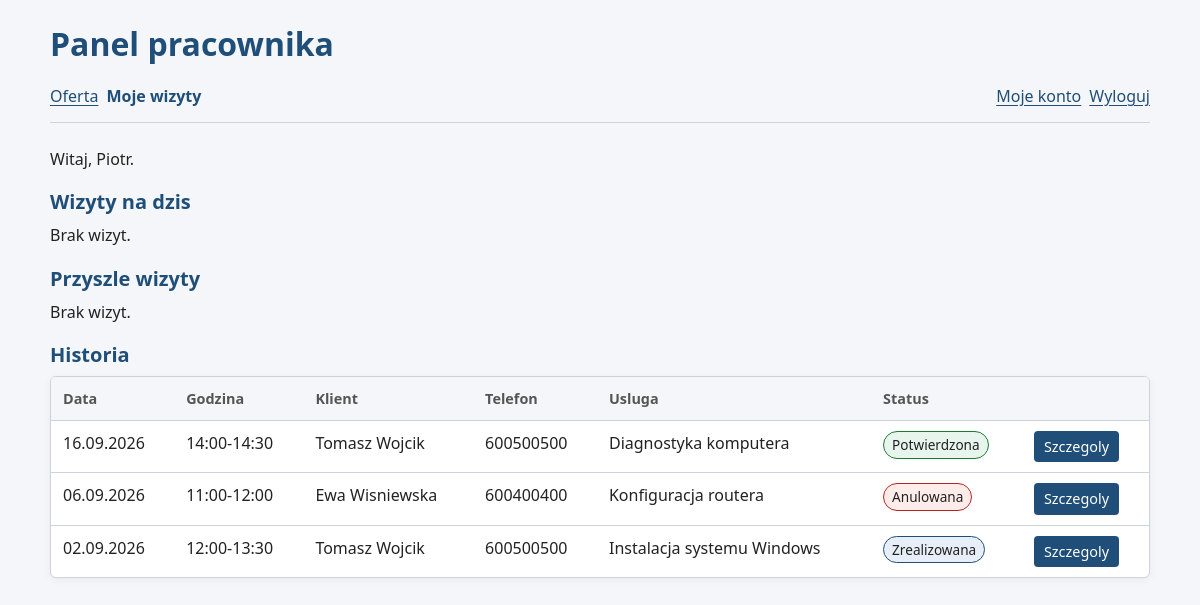
/panel_pracownika.php (signed in), run on the app's committed database.
### tables this page shows
CREATE TABLE rezerwacje (
    id INT AUTO_INCREMENT PRIMARY KEY,
    uzytkownik_id INT NOT NULL,
    pracownik_id INT NOT NULL,
    usluga_id INT NOT NULL,
    data_rezerwacji DATE NOT NULL,
    godzina_od TIME NOT NULL,
    godzina_do TIME NOT NULL,
    status ENUM('oczekujaca', 'potwierdzona', 'zrealizowana', 'anulowana') NOT NULL DEFAULT 'oczekujaca',
    komentarz TEXT,
    data_utworzenia TIMESTAMP NOT NULL DEFAULT CURRENT_TIMESTAMP,
    FOREIGN KEY (uzytkownik_id) REFERENCES uzytkownicy(id) ON DELETE RESTRICT,
    FOREIGN KEY (pracownik_id) REFERENCES pracownicy(id) ON DELETE RESTRICT,
    FOREIGN KEY (usluga_id) REFERENCES uslugi(id) ON DELETE RESTRICT,
    CHECK (godzina_do > godzina_od),
    INDEX idx_pracownik_data (pracownik_id, data_rezerwacji),
    INDEX idx_uzytkownik (uzytkownik_id)
);

CREATE TABLE uzytkownicy (
    id INT AUTO_INCREMENT PRIMARY KEY,
    imie VARCHAR(50) NOT NULL,
    nazwisko VARCHAR(50) NOT NULL,
    email VARCHAR(100) NOT NULL UNIQUE,
    haslo VARCHAR(255) NOT NULL,
    telefon VARCHAR(20),
    rola ENUM('klient', 'pracownik', 'administrator') NOT NULL DEFAULT 'klient',
    aktywny TINYINT(1) NOT NULL DEFAULT 1,
    data_utworzenia TIMESTAMP NOT NULL DEFAULT CURRENT_TIMESTAMP
);

CREATE TABLE uslugi (
    id INT AUTO_INCREMENT PRIMARY KEY,
    kategoria_id INT NOT NULL,
    nazwa VARCHAR(100) NOT NULL,
    opis TEXT,
    czas_trwania INT NOT NULL,
    cena DECIMAL(8,2) NOT NULL,
    aktywna TINYINT(1) NOT NULL DEFAULT 1,
    FOREIGN KEY (kategoria_id) REFERENCES kategorie_uslug(id) ON DELETE RESTRICT,
    CHECK (czas_trwania > 0),
    CHECK (cena >= 0)
);

### public/panel_pracownika.php (the view, shortened to what this page needs)
<?php
require __DIR__ . '/../includes/wspolne.php';
$stmt = $pdo->prepare('SELECT id FROM pracownicy WHERE uzytkownik_id = ?');
$stmt->execute([$_SESSION['user_id']]);
$pracownikId = (int) $stmt->fetchColumn();
function wizyty(PDO $pdo, int $pracownikId, string $warunek, string $kolejnosc): array
{
    $stmt = $pdo->prepare(
        "SELECT r.id, r.data_rezerwacji, r.godzina_od, r.godzina_do, r.status,
                CONCAT(k.imie, ' ', k.nazwisko) AS klient, k.telefon, u.nazwa AS usluga
         FROM rezerwacje r
         JOIN uzytkownicy k ON k.id = r.uzytkownik_id
         JOIN uslugi u ON u.id = r.usluga_id
         WHERE r.pracownik_id = ? AND $warunek
         ORDER BY $kolejnosc
         LIMIT 100"
    );
    $stmt->execute([$pracownikId]);
    return $stmt->fetchAll(PDO::FETCH_ASSOC);
}
$sekcje = [
    'Wizyty na dzis' => wizyty($pdo, $pracownikId, 'r.data_rezerwacji = CURDATE()', 'r.godzina_od'),
    'Przyszle wizyty' => wizyty($pdo, $pracownikId, 'r.data_rezerwacji > CURDATE()', 'r.data_rezerwacji, r.godzina_od'),
    'Historia' => wizyty($pdo, $pracownikId, 'r.data_rezerwacji < CURDATE()', 'r.data_rezerwacji DESC, r.godzina_od DESC'),
];
?>
<p>Witaj, <?= e($_SESSION['user_imie']) ?>.</p>
<?php foreach ($sekcje as $tytul => $lista): ?>
    <h2><?= e($tytul) ?></h2>
    <?php if (!$lista): ?>
        <p>Brak wizyt.</p>
    <?php else: ?>
        <div class="tabela">
            <table>
                <tr>
                    <th>Data</th>
                    <th>Godzina</th>
                    <th>Klient</th>
                    <th>Telefon</th>
                    <th>Usluga</th>
                    <th>Status</th>
                    <th></th>
                </tr>
                <?php foreach ($lista as $w): ?>
                    <tr>
                        <td><?= data($w['data_rezerwacji']) ?></td>
                        <td><?= godzina($w['godzina_od']) ?>-<?= godzina($w['godzina_do']) ?></td>
                        <td><?= e($w['klient']) ?></td>
                        <td><?= e($w['telefon']) ?></td>
                        <td><?= e($w['usluga']) ?></td>
                        <td><span class="status status-<?= e($w['status']) ?>"><?= e(nazwaStatusu($w['status'])) ?></span></td>
                        <td><a class="przycisk" href="wizyta.php?id=<?= (int) $w['id'] ?>">Szczegoly</a></td>
                    </tr>
                <?php endforeach; ?>
            </table>
        </div>
    <?php endif; ?>
<?php endforeach; ?>

### css/style.css (style rules this page uses)
:root { color-scheme: light; --kolor-glowny: #1f4e79; --kolor-glowny-hover: #173b5d; --kolor-tlo: #f4f6f9; --kolor-powierzchni: #fff; --kolor-tekst: #222; --kolor-tekst-pomocniczy: #555; --kolor-ramka: #ccd3dc; --kolor-blad: #b3261e; --kolor-blad-hover: #8c1d17; --kolor-blad-tlo: #fdecea; --kolor-sukces: #1e7b34; --kolor-sukces-tlo: #e8f5ec; --kolor-ostrzezenie: #e0b44a; --kolor-ostrzezenie-tlo: #fff6e0; --kolor-info-tlo: #e7eef7; --szerokosc-tresci: 800px; --szerokosc-formularza: 420px; --odstep-xs: 4px; --odstep-sm: 8px; --odstep-md: 12px; --odstep-lg: 16px; --odstep-xl: 24px; --odstep-xxl: 32px; --promien: 6px; --promien-maly: 4px; --cien: 0 2px 8px rgb(0 0 0 / 5%); --przejscie: 0.2s ease; }
*, *::before, *::after { box-sizing: border-box; }
html { -webkit-text-size-adjust: 100%; text-size-adjust: 100%; }
body { margin: 0; padding: 0 var(--odstep-lg) var(--odstep-xxl); font-family: system-ui, -apple-system, "Segoe UI", Roboto, Arial, Helvetica, sans-serif; font-size: 16px; line-height: 1.6; color: var(--kolor-tekst); background: var(--kolor-tlo); }
h1, h2 { color: var(--kolor-glowny); }
h2 { margin: 0 0 var(--odstep-sm); font-size: 1.25rem; line-height: 1.35; }
p { margin-top: 0; }
a { color: var(--kolor-glowny); text-underline-offset: 3px; transition: color var(--przejscie); }
form, .kategoria, .karta, .tabela, .licznik { background: var(--kolor-powierzchni); border: 1px solid var(--kolor-ramka); border-radius: var(--promien); box-shadow: var(--cien); }
body.admin, body.panel { --szerokosc-tresci: 1100px; }
.tabela { overflow-x: auto; margin-bottom: var(--odstep-xl); }
table { width: 100%; border-collapse: collapse; }
th, td { padding: 10px var(--odstep-md); text-align: left; vertical-align: top; border-bottom: 1px solid var(--kolor-ramka); }
th { font-size: 0.9rem; color: var(--kolor-tekst-pomocniczy); background: var(--kolor-tlo); white-space: nowrap; }
tr:last-child td { border-bottom: none; }
button.maly, a.przycisk { display: inline-block; width: auto; min-height: 0; margin: 0; padding: var(--odstep-xs) 10px; font-size: 0.9rem; }
a.przycisk { color: #fff; text-decoration: none; background: var(--kolor-glowny); border-radius: var(--promien-maly); }
.status { display: inline-block; padding: 2px var(--odstep-sm); font-size: 0.85rem; background: var(--kolor-tlo); border: 1px solid var(--kolor-ramka); border-radius: 999px; }
.status-potwierdzona { background: var(--kolor-sukces-tlo); border-color: var(--kolor-sukces); }
.status-zrealizowana { background: var(--kolor-info-tlo); border-color: var(--kolor-glowny); }
.status-anulowana { background: var(--kolor-blad-tlo); border-color: var(--kolor-blad); }

### data on the page
rezerwacje: data_rezerwacji "16.09.2026", godzina_od "14:00", godzina_do "14:30", klient "Tomasz Wojcik", uzytkownik.telefon "600500500", usluga.nazwa "Diagnostyka komputera", status "Potwierdzona"
rezerwacje: data_rezerwacji "06.09.2026", godzina_od "11:00", godzina_do "12:00", klient "Ewa Wisniewska", uzytkownik.telefon "600400400", usluga.nazwa "Konfiguracja routera", status "Anulowana"
rezerwacje: data_rezerwacji "02.09.2026", godzina_od "12:00", godzina_do "13:30", klient "Tomasz Wojcik", uzytkownik.telefon "600500500", usluga.nazwa "Instalacja systemu Windows", status "Zrealizowana"

### other printed values
$tytul "Panel pracownika"
$nazwa "Oferta"
$nazwa "Moje wizyty"
$_SESSION['user_imie'] "Piotr"
$tytul "Wizyty na dzis"
$tytul "Przyszle wizyty"
$tytul "Historia"
